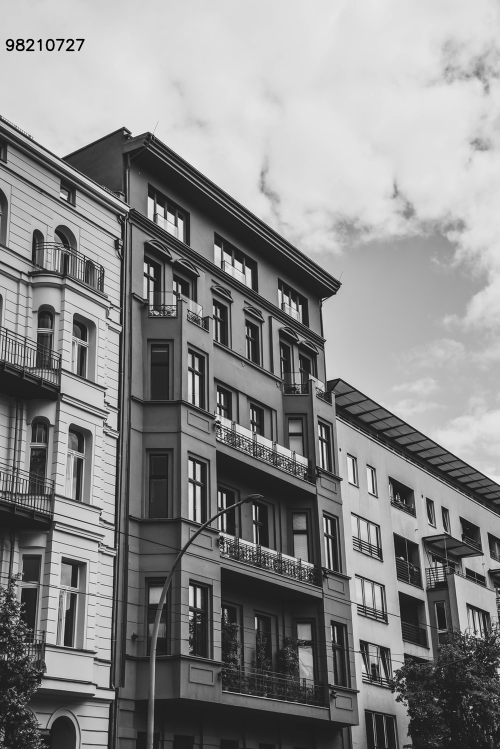
#> input picture ex1/0_copy.jpg, 1000 x 1498 px, given in place of webcam.mp4, which was not available (shown at 1/2 size)
$ python exb3.py
#> lines starting #> are read from the running program, lines starting #| are printed output that depends on the picture; pictures that were not available may be replaced by others from this repository, and a replacement may not be noted
import cv2 as cv
import numpy as np

cap = cv.VideoCapture('webcam.mp4')

fourcc = cv.VideoWriter_fourcc(*'X264')  # adding mp4 codec for saving
cannyf = cv.VideoWriter('cannyf.mp4', fourcc, 20, (640, 480))  # saves the video
sobelf = cv.VideoWriter('sobelf.mp4', fourcc, 20, (640, 480))
prewittf = cv.VideoWriter('prewittf.mp4', fourcc, 20, (640, 480))

cannyg = cv.VideoWriter('cannyg.mp4', fourcc, 20, (640, 480))
sobelg = cv.VideoWriter('sobelg.mp4', fourcc, 20, (640, 480))
prewittg = cv.VideoWriter('prewittg.mp4', fourcc, 20, (640, 480))

while cap.isOpened():
    ret, frame = cap.read()
#> frame is the input picture: shape (1498, 1000, 3); min 0, max 255, mean 137.2
    frame = cv.cvtColor(frame, cv.COLOR_BGR2GRAY)
#> frame: shape (1498, 1000)
    if ret == 1:
        frame1 = cv.GaussianBlur(frame, (5, 5), 0)
        frame = [frame, frame1]  # the first frame is original and second frame is gaussian filtered
        for i in range(2):
            # first loop is for applying the filter to original frame, the second loop is for the gaussian filtered one
            # canny
            canny = cv.Canny(frame[i], 100, 200)
            if i == 1:
                cannyf.write(canny)
            else:
                cannyg.write(canny)

            # sobel
            sobel_x = cv.Sobel(frame[i], cv.CV_64F, 1, 0)  # detects vertical change in color intensities
            sobel_x = np.uint8(np.absolute(sobel_x))
            sobel_y = cv.Sobel(frame[i], cv.CV_64F, 0, 1)  # detects horizontal change in color intensities
            sobel_y = np.uint8(np.absolute(sobel_y))
            sobel = cv.bitwise_or(sobel_x, sobel_y)
            if i == 1:
                sobelf.write(sobel)
            else:
                sobelg.write(sobel)

            # prewitt
            kernel_x = np.array([[1, 1, 1], [0, 0, 0], [-1, -1, -1]])
            kernel_y = np.array([[-1, 0, 1], [-1, 0, 1], [-1, 0, 1]])
            prewitt_x = cv.filter2D(frame[i], -1, kernel_x)
            prewitt_y = cv.filter2D(frame[i], -1, kernel_y)
            prewitt = prewitt_x + prewitt_y
            if i == 1:
                prewittf.write(prewitt)
            else:
                prewittg.write(prewitt)
#> this loop made 2 passes
#> pass 1, `canny = cv.Canny(frame[i], 100, 200)`:
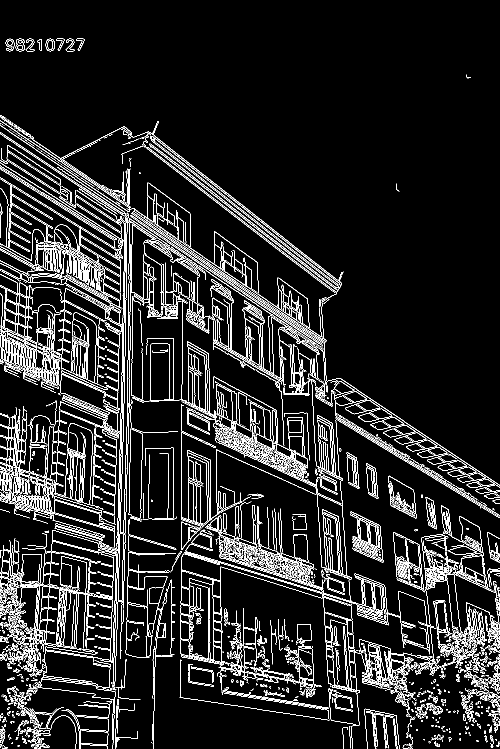
#> canny: shape (1498, 1000) (shown at 1/2 size); 9.2% white in thin lines or dots
#> pass 1, `sobel_x = np.uint8(np.absolute(sobel_x))`:
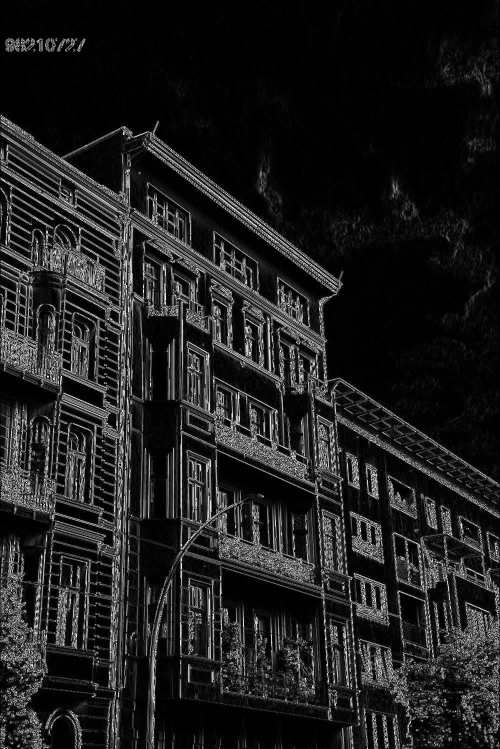
#> sobel_x: shape (1498, 1000) (shown at 1/2 size); min 0, max 255, mean 31.5
#> pass 1, `sobel_y = cv.Sobel(frame[i], cv.CV_64F, 0, 1)`:
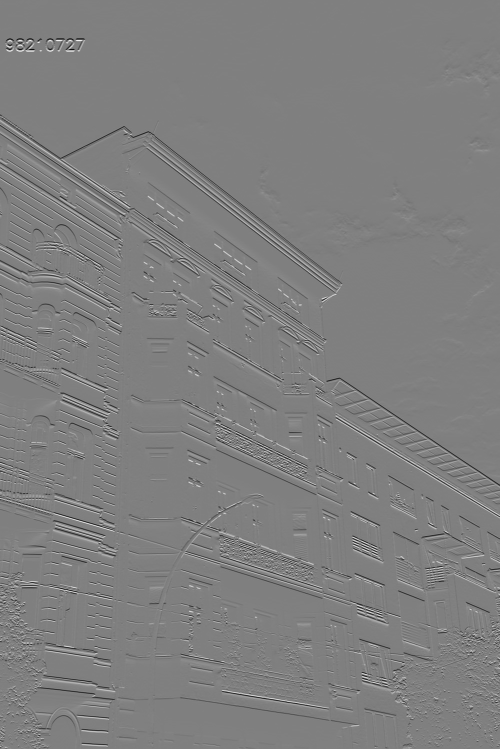
#> sobel_y: shape (1498, 1000) float64 (shown at 1/2 size); min -867, max 863, mean -0.9; drawn with min black and max white
#> after the loop:
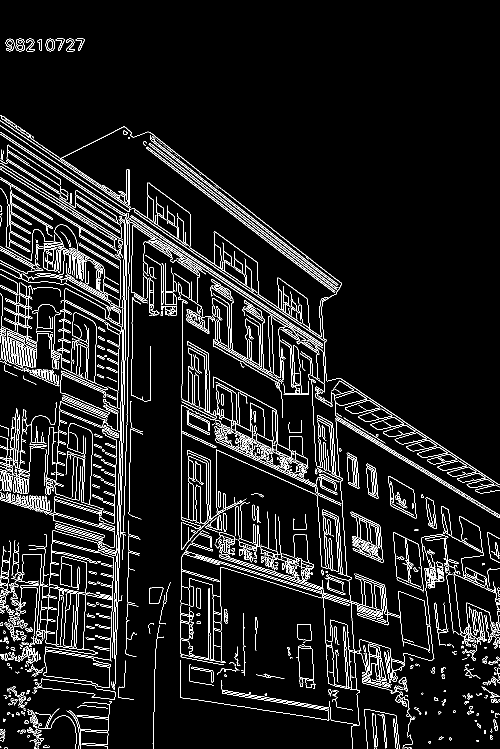
#> canny: shape (1498, 1000) (shown at 1/2 size); 7.1% white in thin lines or dots
#> after the loop:
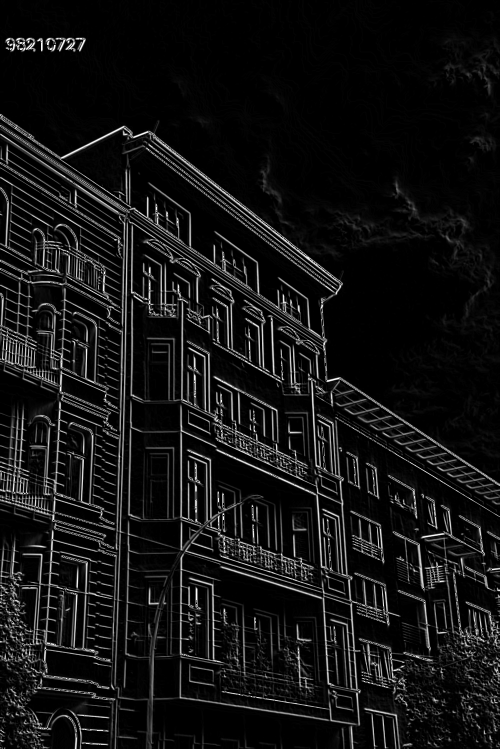
#> prewitt: shape (1498, 1000) (shown at 1/2 size); min 0, max 255, mean 19.4
#> after the loop:
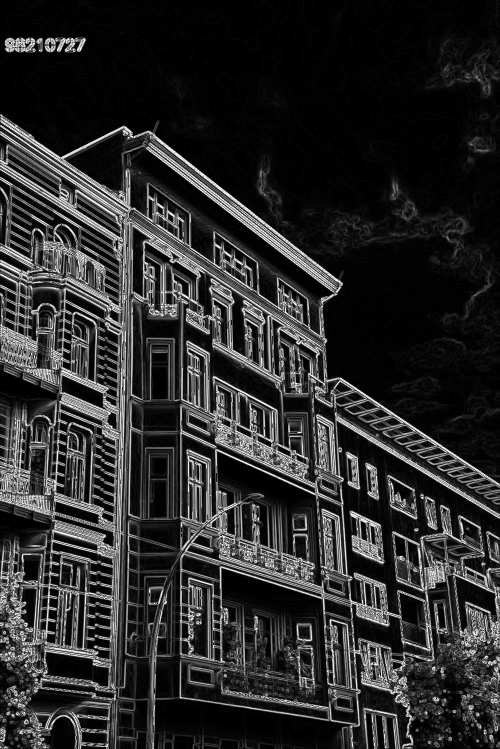
#> sobel: shape (1498, 1000) (shown at 1/2 size); min 0, max 255, mean 43.3
#> after the loop:
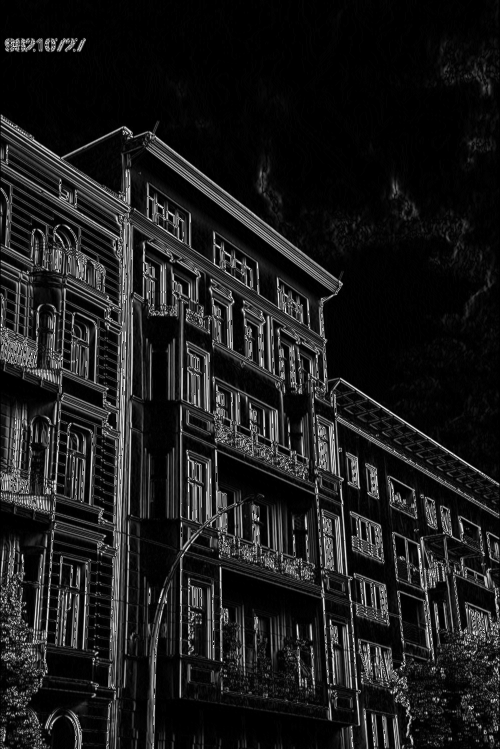
#> sobel_x: shape (1498, 1000) (shown at 1/2 size); min 0, max 255, mean 28

    else:
        break


cap.release()
cannyf.release()
sobelf.release()
prewittf.release()
cannyg.release()
sobelg.release()
prewittg.release()
